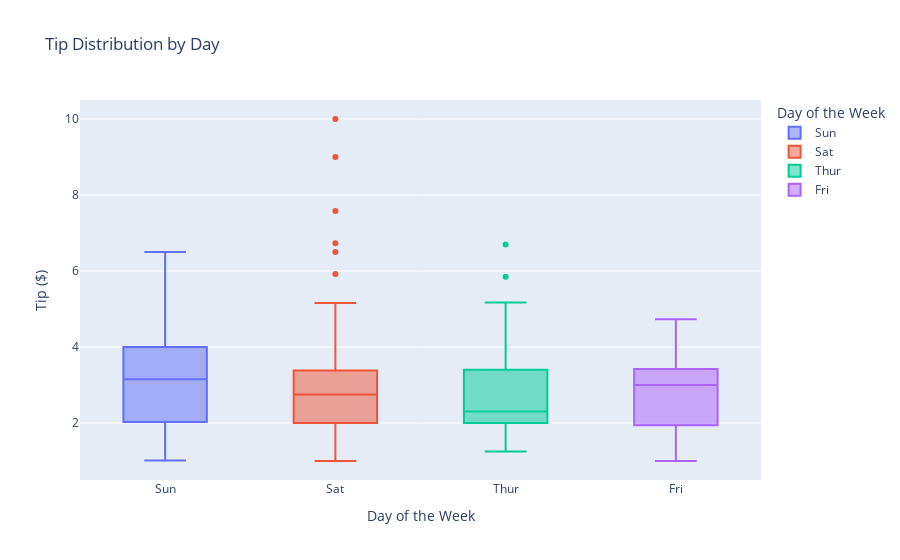

Notebook source saved alongside this figure:
### Markdown cell above
# 7.Ploty

### Code cell
import plotly.express as px

# Load the inbuilt "tips" dataset
df = px.data.tips()

# Boxplot of tip distribution by day of the week
fig = px.box(df, x="day", y="tip", color="day", 
             title="Tip Distribution by Day", 
             labels={"day": "Day of the Week", "tip": "Tip ($)"})
fig.show()

### Figure 1 — Plotly figure (JSON) as saved in the notebook; plotly's stock layout.template omitted (floating-point values rounded to 4 significant figures)
{"data": [{"alignmentgroup": "True", "hovertemplate": "Day of the Week=%{x}<br>Tip ($)=%{y}<extra></extra>", "legendgroup": "Sun", "marker": {"color": "#636efa"}, "name": "Sun", "notched": false, "offsetgroup": "Sun", "orientation": "v", "showlegend": true, "type": "box", "x": ["Sun", "Sun", "Sun", "Sun", "Sun", "Sun", "Sun", "Sun", "Sun", "Sun", "Sun", "Sun", "Sun", "Sun", "Sun", "Sun", "Sun", "Sun", "Sun", "Sun", "Sun", "Sun", "Sun", "Sun", "Sun", "Sun", "Sun", "Sun", "Sun", "Sun", "Sun", "Sun", "Sun", "Sun", "Sun", "Sun", "Sun", "Sun", "Sun", "Sun", "Sun", "Sun", "Sun", "Sun", "Sun", "Sun", "Sun", "Sun", "Sun", "Sun", "Sun", "Sun", "Sun", "Sun", "Sun", "Sun", "Sun", "Sun", "Sun", "Sun", "Sun", "Sun", "Sun", "Sun", "Sun", "Sun", "Sun", "Sun", "Sun", "Sun", "Sun", "Sun", "Sun", "Sun", "Sun", "Sun"], "x0": " ", "xaxis": "x", "y": [1.01, 1.66, 3.5, 3.31, 3.61, 4.71, 2, 3.12, 1.96, 3.23, 1.71, 5, 1.57, 3, 3.02, 3.92, 1.67, 3.71, 3.5, 2.54, 3.06, 1.32, 5.6, 3, 5, 6, 2.05, 3, 2.5, 2.6, 5.2, 1.56, 4.34, 3.51, 4, 2.55, 4, 3.5, 5.07, 2.5, 2, 2.74, 2, 2, 5.14, 5, 3.75, 2.61, 2, 3.5, 2.5, 2, 2, 3, 3.48, 2.24, 4.5, 5.15, 3.18, 4, 3.11, 2, 2, 4, 3.55, 3.68, 5.65, 3.5, 6.5, 3, 5, 3.5, 2, 3.5, 4, 1.5], "y0": " ", "yaxis": "y"}, {"alignmentgroup": "True", "hovertemplate": "Day of the Week=%{x}<br>Tip ($)=%{y}<extra></extra>", "legendgroup": "Sat", "marker": {"color": "#EF553B"}, "name": "Sat", "notched": false, "offsetgroup": "Sat", "orientation": "v", "showlegend": true, "type": "box", "x": ["Sat", "Sat", "Sat", "Sat", "Sat", "Sat", "Sat", "Sat", "Sat", "Sat", "Sat", "Sat", "Sat", "Sat", "Sat", "Sat", "Sat", "Sat", "Sat", "Sat", "Sat", "Sat", "Sat", "Sat", "Sat", "Sat", "Sat", "Sat", "Sat", "Sat", "Sat", "Sat", "Sat", "Sat", "Sat", "Sat", "Sat", "Sat", "Sat", "Sat", "Sat", "Sat", "Sat", "Sat", "Sat", "Sat", "Sat", "Sat", "Sat", "Sat", "Sat", "Sat", "Sat", "Sat", "Sat", "Sat", "Sat", "Sat", "Sat", "Sat", "Sat", "Sat", "Sat", "Sat", "Sat", "Sat", "Sat", "Sat", "Sat", "Sat", "Sat", "Sat", "Sat", "Sat", "Sat", "Sat", "Sat", "Sat", "Sat", "Sat", "Sat", "Sat", "Sat", "Sat", "Sat", "Sat", "Sat"], "x0": " ", "xaxis": "x", "y": [3.35, 4.08, 2.75, 2.23, 7.58, 3.18, 2.34, 2, 2, 4.3, 3, 1.45, 2.5, 3, 2.45, 3.27, 3.6, 2, 3.07, 2.31, 5, 2.24, 3, 1.5, 1.76, 6.73, 3.21, 2, 1.98, 3.76, 2.64, 3.15, 2.47, 1, 2.01, 2.09, 1.97, 3, 3.14, 5, 2.2, 1.25, 3.08, 2.5, 3.48, 4.08, 1.64, 4.06, 4.29, 3.76, 4, 3, 1, 1.61, 2, 10, 3.16, 3.41, 3, 2.03, 2.23, 2, 5.16, 9, 2.5, 6.5, 1.1, 3, 1.5, 1.44, 3.09, 3, 2.72, 2.88, 2, 3, 3.39, 1.47, 3, 1.25, 1, 1.17, 4.67, 5.92, 2, 2, 1.75], "y0": " ", "yaxis": "y"}, {"alignmentgroup": "True", "hovertemplate": "Day of the Week=%{x}<br>Tip ($)=%{y}<extra></extra>", "legendgroup": "Thur", "marker": {"color": "#00cc96"}, "name": "Thur", "notched": false, "offsetgroup": "Thur", "orientation": "v", "showlegend": true, "type": "box", "x": ["Thur", "Thur", "Thur", "Thur", "Thur", "Thur", "Thur", "Thur", "Thur", "Thur", "Thur", "Thur", "Thur", "Thur", "Thur", "Thur", "Thur", "Thur", "Thur", "Thur", "Thur", "Thur", "Thur", "Thur", "Thur", "Thur", "Thur", "Thur", "Thur", "Thur", "Thur", "Thur", "Thur", "Thur", "Thur", "Thur", "Thur", "Thur", "Thur", "Thur", "Thur", "Thur", "Thur", "Thur", "Thur", "Thur", "Thur", "Thur", "Thur", "Thur", "Thur", "Thur", "Thur", "Thur", "Thur", "Thur", "Thur", "Thur", "Thur", "Thur", "Thur", "Thur"], "x0": " ", "xaxis": "x", "y": [4, 3, 2.71, 3, 3.4, 1.83, 5, 2.03, 5.17, 2, 4, 5.85, 3, 1.5, 1.8, 2.92, 2.31, 1.68, 2.5, 2, 2.52, 4.2, 1.48, 2, 2, 2.18, 1.5, 2.83, 1.5, 2, 3.25, 1.25, 2, 2, 2, 2.75, 3.5, 6.7, 5, 5, 2.3, 1.5, 1.36, 1.63, 1.73, 2, 4.19, 2.56, 2.02, 4, 1.44, 2, 5, 2, 2, 4, 2.01, 2, 2.5, 4, 3.23, 3], "y0": " ", "yaxis": "y"}, {"alignmentgroup": "True", "hovertemplate": "Day of the Week=%{x}<br>Tip ($)=%{y}<extra></extra>", "legendgroup": "Fri", "marker": {"color": "#ab63fa"}, "name": "Fri", "notched": false, "offsetgroup": "Fri", "orientation": "v", "showlegend": true, "type": "box", "x": ["Fri", "Fri", "Fri", "Fri", "Fri", "Fri", "Fri", "Fri", "Fri", "Fri", "Fri", "Fri", "Fri", "Fri", "Fri", "Fri", "Fri", "Fri", "Fri"], "x0": " ", "xaxis": "x", "y": [3, 3.5, 1, 4.3, 3.25, 4.73, 4, 1.5, 3, 1.5, 2.5, 3, 2.2, 3.48, 1.92, 3, 1.58, 2.5, 2], "y0": " ", "yaxis": "y"}], "layout": {"boxmode": "overlay", "legend": {"title": {"text": "Day of the Week"}, "tracegroupgap": 0}, "title": {"text": "Tip Distribution by Day"}, "xaxis": {"anchor": "y", "categoryarray": ["Sun", "Sat", "Thur", "Fri"], "categoryorder": "array", "domain": [0, 1], "title": {"text": "Day of the Week"}}, "yaxis": {"anchor": "x", "domain": [0, 1], "title": {"text": "Tip ($)"}}}}
